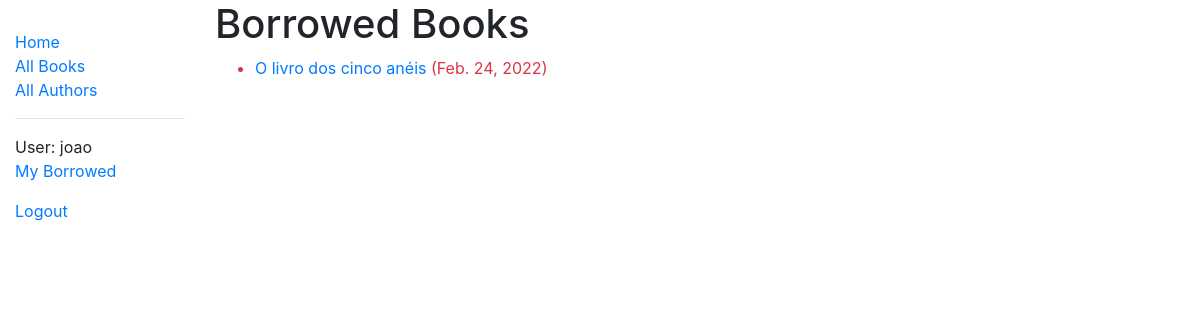
Before: /catalog/mybooks/ (signed in) with the older database file.
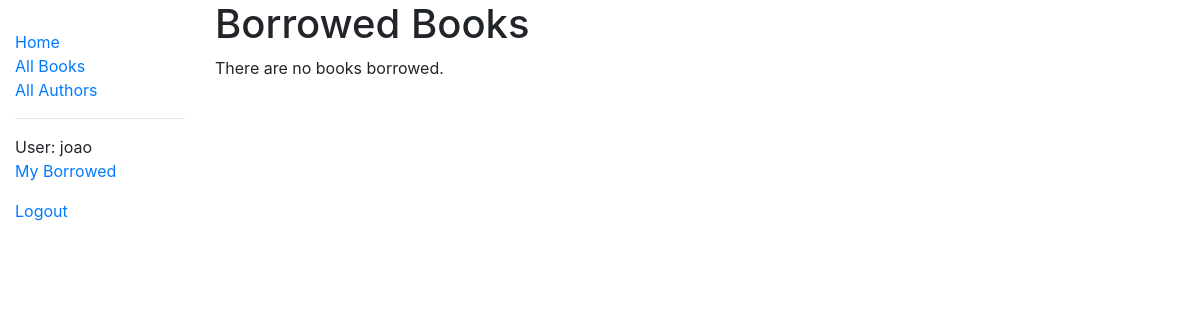
After: the same page with the newer database file.
### catalog/models.py (models this page shows, shortened)
class BookInstance(models.Model):
    id = models.UUIDField(primary_key=True, default=uuid.uuid4, help_text='Unique ID for this particular book across whole library') # noqa
    book = models.ForeignKey('Book', on_delete=models.SET_NULL, null=True)
    imprint = models.CharField(max_length=80)
    due_back = models.DateField(null=True, blank=True)
    borrower = models.ForeignKey(User, on_delete=models.SET_NULL, null=True, blank=True) # noqa
    LOAN_STATUS = (
        ('m', 'Maintenance'),
        ('o', 'On loan'),
        ('a', 'Available'),
        ('r', 'Reserved'),
    )
    status = models.CharField(
        max_length=1,
        choices=LOAN_STATUS,
        blank=True,
        default='m',
        help_text='Book availability',
    )
    class Meta:
        ordering = ['due_back']
        permissions = (("can_make_returned", "Set book as returned"),)
    @property
    def is_overdue(self):
        if self.due_back and date.today() > self.due_back:
            return True
        return False

class Book(models.Model):
    title = models.CharField(max_length=200)
    author = models.ForeignKey('Author', on_delete=models.SET_NULL, null=True)
    summary = models.TextField(max_length=1000, help_text='Enter a brief description of the book') # noqa
    isbn = models.CharField('ISBN', max_length=13, help_text='13 Character <a href="https://www.isbn-international.org/content/what-isbn">ISBN number</a>') # noqa
    genre = models.ManyToManyField(Genre, help_text='Select a genre for this book') # noqa

### catalog/views.py (the view)
# urls.py: path('mybooks/', views.LoanedBookByUserListView.as_view(), name='my-borrowed'), # noqa:
class LoanedBookByUserListView(LoginRequiredMixin, generic.ListView):
    model = BookInstance
    template_name = 'catalog/bookinstance_list_borrowed_user.html'
    paginate_by = 5
    def get_queryset(self):
        return BookInstance.objects.filter(borrower=self.request.user).filter(status__exact='o').order_by('due_back') # noqa:

### templates/catalog/bookinstance_list_borrowed_user.html (shortened to what this page needs)
{% extends 'base.html' %}
{% block content %}
  <h1>Borrowed Books</h1>
  {% if bookinstance_list %}
  <ul>
    {% for bookinstance in bookinstance_list %}
    <li class=" {% if bookinstance.is_overdue %} text-danger {% endif %}">
      <a href="{% url 'book-detail' bookinstance.book.pk %}">{{ bookinstance.book.title }}</a> ({{bookinstance.due_back}})
    </li>
    {% endfor %}
  </ul>
  {% else %}
    <p>There are no books borrowed. </p>
  {% endif %}
{% endblock %}

Changed rows visible on the page:
no longer on this page (row edited): BookInstance: book "O livro dos cinco anéis", due_back "Feb. 24, 2022"
Other visible differences:
text now shown: "There are no books borrowed."
